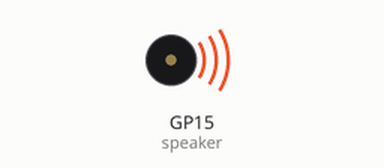
Recording of a program running on a simulated Raspberry Pi Pico running MicroPython. Shown: buzzer (waves = sounding). Wiring (from the project's diagram.json): buzzer on GP15.

Above: at 0.5 s.
Timing chart, 0 to 4.6 s (numbered marks = the images above):
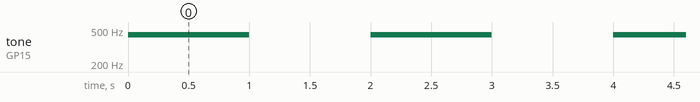

The program:

main.py
```python
# Project objective: To test a passive buzzer to play an alarm sound at one second interval
#
# Hardware and connections used:
#   Passive buzzer GND to Raspberry Pi Pico GND
#	Passive buzzer + Pin to GPIO Pin 15
#
# Programmer: Adrian Josele G. Quional

# if passive buzzer is used, import the Speaker class from picozero
from picozero import Speaker
from time import sleep

# creating a Speaker object
speaker = Speaker(15)

# continuously beep at 1 sec interval while the board has power
# note: a passive buzzer can also be used to play different tones
while True:
    speaker.on()
    sleep(1)
    speaker.off()
    sleep(1)
```

Measured:
- by itself, tone on GP15 (speaker): alternates 440 Hz for 1.0 s and silent for 1.0 s
